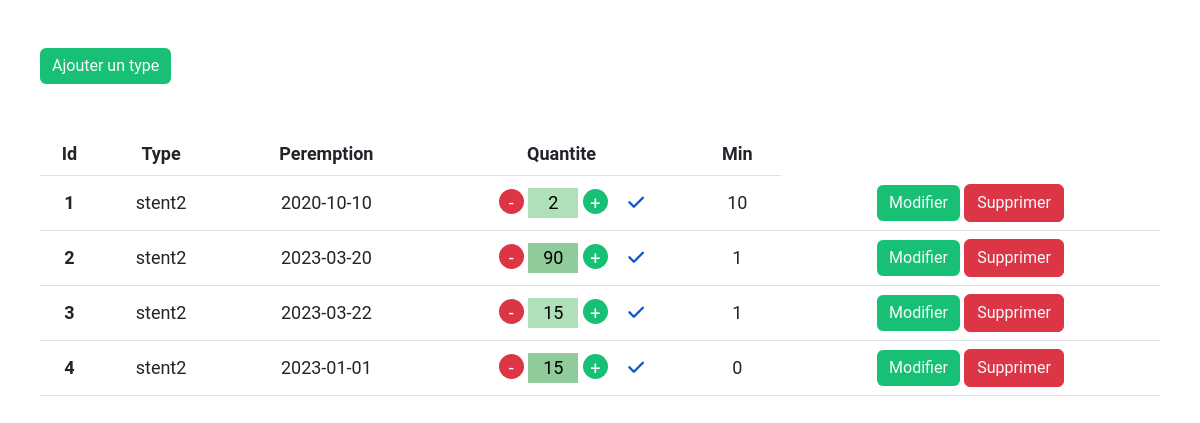
The app's page /all-materials/display.php?item=1 (signed in) with its own data.
### tables this page shows
CREATE TABLE `stent_2` (
  `id` int(20) NOT NULL,
  `Type` varchar(30) DEFAULT NULL,
  `Peremption` date DEFAULT NULL,
  `Quantite` int(100) DEFAULT NULL,
  `Min` int(100) NOT NULL
);

### all-materials/display.php (called while the page is built, shortened)
<?php
include('../connection/connection.php');
include("displayFunction.php");
display('1', 'stent_2');
    include("header.php"); ?>

### all-materials/displayFunction.php (the view, shortened to what this page needs)
<?php
function display($caseNumber, $tableName)
{
    include('../connection/connection.php');
    $selectedItem = $_GET['item'];
    switch ($selectedItem) {
        case $caseNumber:
            include("header.php"); ?>
            <table class="table">
                <thead>
                    <tr>
                        <th scope="col">Id</th>
                        <th scope="col">Type</th>
                        <th scope="col">Peremption</th>
                        <th scope="col">Quantite</th>
                        <th scope="col">Min</th>
                    </tr>
                </thead>
                <tbody>
                    <?php
                    $sql = "select * from `$tableName` ORDER BY Id";
                    $result = mysqli_query($con, $sql);
                    if ($result) {
                        while ($row = mysqli_fetch_assoc($result)) {
                            $id = $row['id'];
                            $type = $row['Type'];
                            $peremption = $row['Peremption'];
                            $quantite = $row['Quantite'];
                            $min = $row['Min'];
                            echo '<tr>
                                            <th scope="row">' . $id . '</th>
                                            <td>' . $type . '</td>
                                            <td>' . $peremption . '</td>
                                            <td>
                                            <form method="post" action="updateQuantity.php">
                                                <input type="hidden" name="id" value="' . $id . '">
                                                <span class="minus">-</span>
                                                <input type="number" name="quantity" value="' . $quantite . '">
                                                <span class="plus">+</span>
                                                <button type="submit"><i class="fa-solid fa-check"></i></button>
                                            </form>
                                        </td>
                                                  <td>' . $min . '</td>
                                                  <td>
                                                  <button class="btn btn-primary">
                                                      <a href="../buttons/update.php?item=' . $selectedItem . ' &updatedId=' . $id . '" class="text-light">Modifier</a>
                                                  </button>
                                                  <button class="btn btn-danger">
                                                      <a href="../buttons/delete.php?item=' . $selectedItem . ' &deletedId=' . $id . '" class="text-light">Supprimer</a>
                                                  </button>
                                              </td>
                                            </tr>';
                        }
                    }
                    ?>
                </tbody>
            </table>
            <?php break;
    }
}
?>

### all-materials/header.php (shortened to what this page needs)
<?php
if ($selectedItem == 1) {
    ?>
    <?php include("headerContent.php"); ?>
    <a href="../buttons/add.php?item=1" class="text-light">Ajouter un type</a>
    </button>
<?php }
?>

### all-materials/headerContent.php (shortened to what this page needs)
<!DOCTYPE html>
<html lang="en">
<head>
    <link href="https://cdn.jsdelivr.net/npm/bootstrap@5.3.0-alpha1/dist/css/bootstrap.min.css" rel="stylesheet"
>
    <link rel="stylesheet" href="../css/main.css">
</head>
<body>
    <div class="container">
        <button class="btn btn-primary my-5">

### css/main.css (style rules this page uses)
:root { --main-color: #8fcb9b; --main-color-alt: #5b9279; --main-section-color: #eae6e5; --main-border-raduis: 8px; --main-transition: 0.7s; }
html { scroll-behavior: smooth; }
* { -webkit-box-sizing: border-box; -moz-box-sizing: border-box; box-sizing: border-box; }
body { font-family: "Roboto", sans-serif; }
.container { padding-left: 15px; padding-right: 15px; margin-left: auto; margin-right: auto; }
@media (min-width: 768px) { .container { max-width: 750px; } }
@media (min-width: 992px) { .container { max-width: 970px; } }
@media (min-width: 1200px) { .container { max-width: 1150px; } }
a { text-decoration: none; display: block; }
.btn-primary { background-color: #17c074; border: none; }
table tr { transition: 0.5s; text-align: center; vertical-align: middle; font-size: 18px; }
table tr:is(:nth-child(even)) { background-color: var(--main-color); }
table tr:is(:nth-child(odd)) { background-color: rgb(175, 224, 185); }
table thead tr { background-color: unset !important; }
tr form input[type="number"] { border: none; padding: 0; width: 50px; height: 30px; text-align: center; }
tr:is(:nth-child(even)) form input[type="number"] { background-color: var(--main-color); }
tr:is(:nth-child(odd)) form input[type="number"] { background-color: rgb(175, 224, 185); }
tr form button { background-color: inherit; border: none; color: #0a58ca; width: 10px; height: 10px; }
tr form button i { margin-left: 10px; }
span.plus, span.minus { color: white !important; display: inline-block; width: 25px; height: 25px; border-radius: 50%; }
span.plus { background-color: #17c074; }
span.minus { background-color: #dc3545; }

### records on screen
stent_2: id "1", Type "stent2", Peremption "2020-10-10", quantity "2", Min "10"
stent_2: id "2", Type "stent2", Peremption "2023-03-20", quantity "90", Min "1"
stent_2: id "3", Type "stent2", Peremption "2023-03-22", quantity "15", Min "1"
stent_2: id "4", Type "stent2", Peremption "2023-01-01", quantity "15", Min "0"
